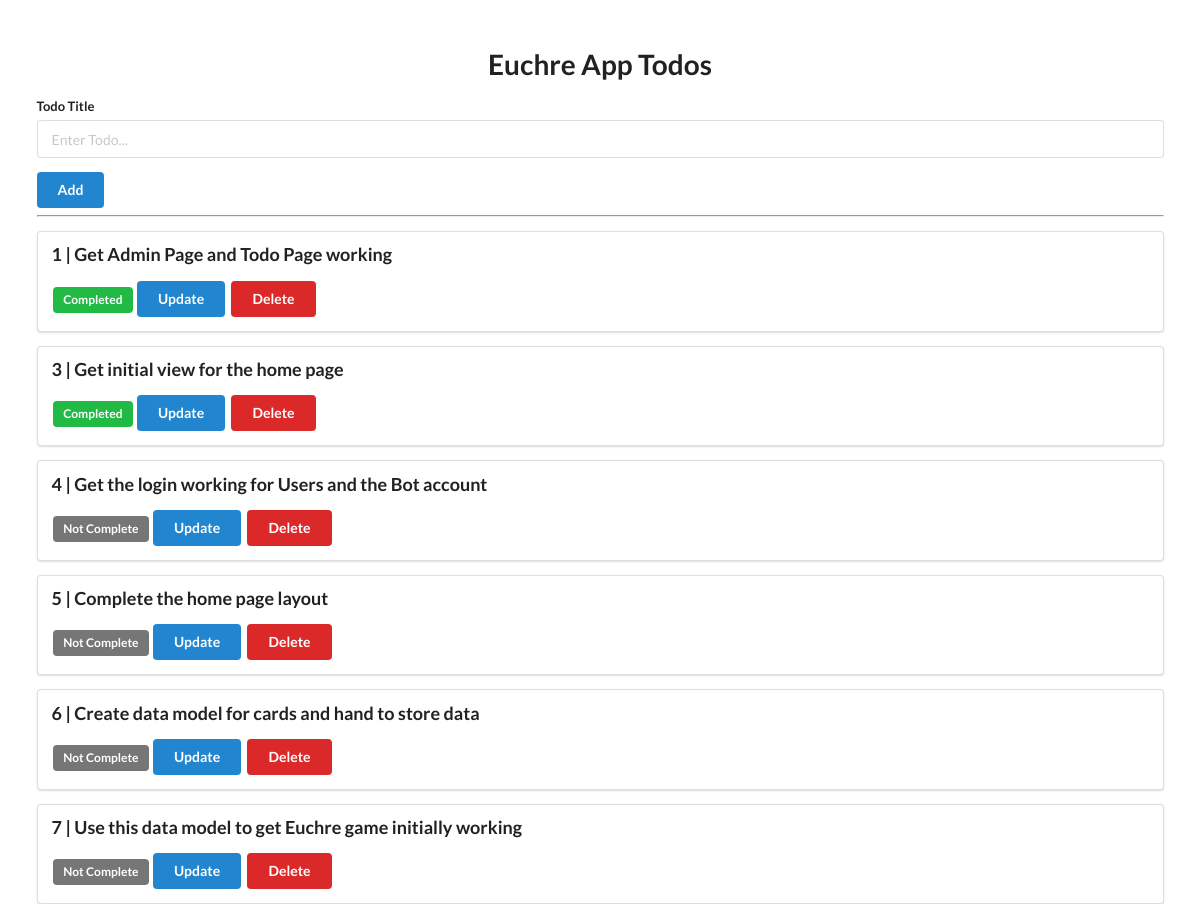
Before: /todolist/ with the older database file.
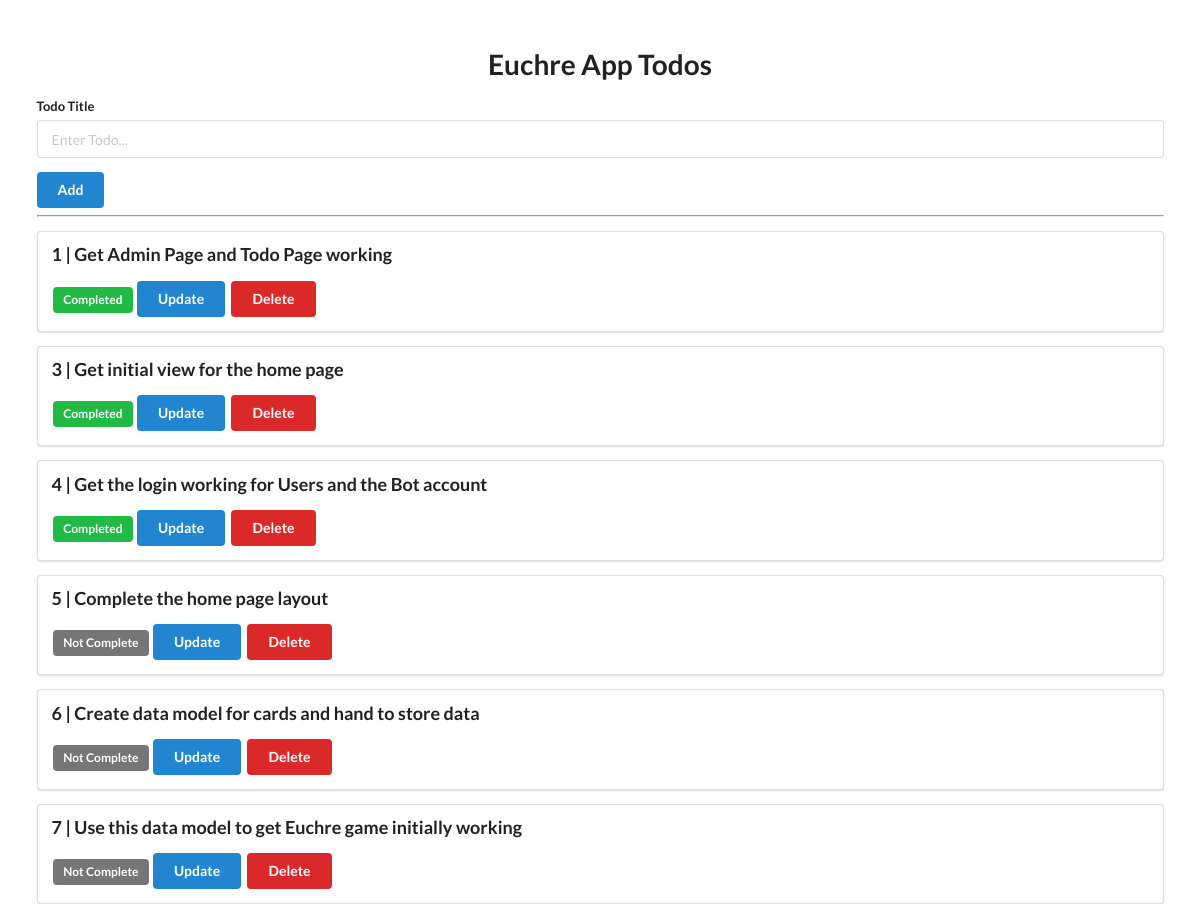
After: the same page with the newer database file.
### todolist/models.py (models this page shows, shortened)
class Todo(models.Model):
    title=models.CharField(max_length=350)
    complete=models.BooleanField(default=False)

### todolist/views.py (the view)
# urls.py: path('', views.index, name="index"),
def index(request):
    todos = Todo.objects.all()
    return render(request, "todos.html", {"todo_list": todos})

### templates/todos.html (shortened to what this page needs)
<!DOCTYPE html>
<html lang="en">
<head>
    <link rel="stylesheet" href="https://cdn.jsdelivr.net/npm/semantic-ui@2.4.2/dist/semantic.min.css">
</head>
<body>
    <div style="margin-top: 50px;" class="ui container">
        <h1 class="ui center aligned header">Euchre App Todos</h1>
        <form class="ui form" action="{% url 'add' %}" method="post">
            <div class="field">
                <label>Todo Title</label>
                <input type="text" name="title" placeholder="Enter Todo..."><br>
            </div>
            <button class="ui blue button" type="submit">Add</button>
        </form>
        <hr>
        {% for todo in todo_list %}
        <div class="ui segment">
            <p class="ui big header">{{ todo.id }} | {{ todo.title }}</p>
            {% if todo.complete == False %}
            <span class="ui grey label">Not Complete</span>
            {% else %}
            <span class="ui green label">Completed</span>
            {% endif %}
            <a class="ui blue button" href="{% url 'update' todo.id %}">Update</a>
            <a class="ui red button" href="{% url 'delete' todo.id %}">Delete</a>
        </div>
        {% endfor %}
    </div>
</body>
</html>

Changed rows visible on the page:
changed Todo "Get the login working for Users and the Bot account": complete "Not Complete" → "Completed"
